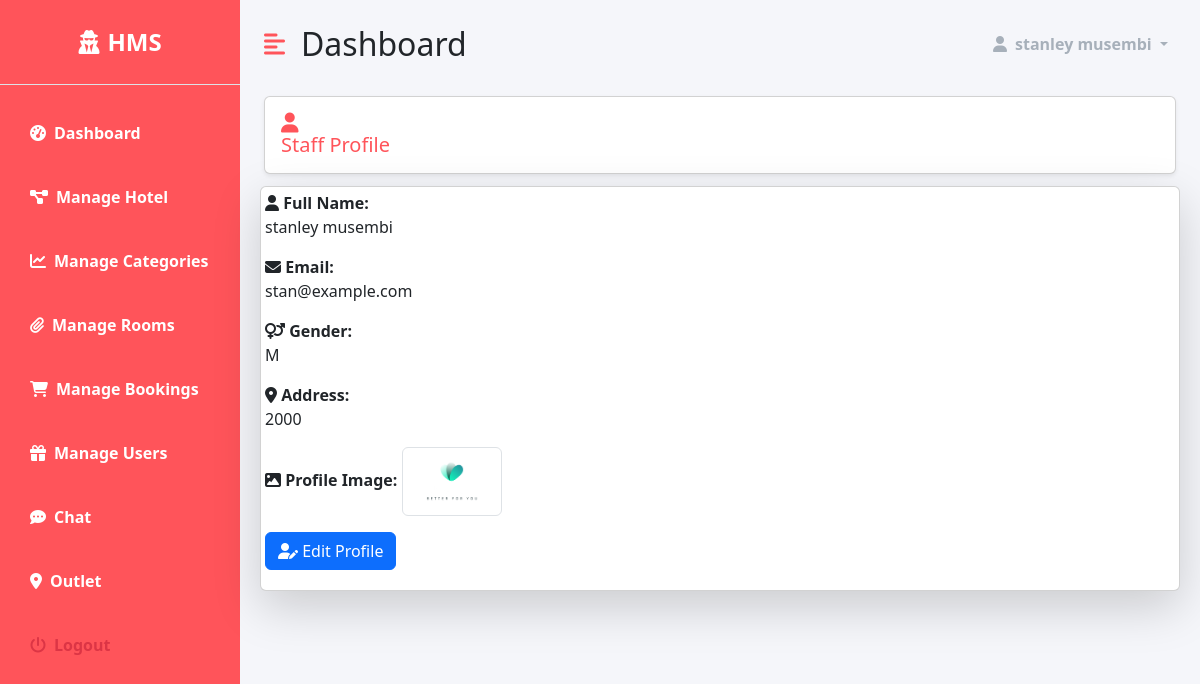
Page /dashboard/profile/ (signed in) on the committed database.
### accounts/models.py (models this page shows, shortened)
class CustomUser(AbstractUser):
    email = models.EmailField(unique=True)
    gender = models.CharField(max_length=1,  blank=True, null=True)
    address = models.CharField(max_length=255, blank=True, null=True)
    image = models.ImageField(upload_to="user_images", blank=True, null=True)
    username = None
    objects = CustomUserManager()
    USERNAME_FIELD = 'email'
    REQUIRED_FIELDS = []

### dashboard/views.py (the view)
# urls.py: path('profile/' , profile , name='profile'),
@login_required(login_url='accounts:login')
@staff_member_required(login_url='accounts:login')
def profile(request):
    try:
        user = CustomUser.objects.get(id=request.user.id)
        context = {
            'user': user,
        }
        return render(request, 'dashboard/users/profile.html', context)
    except CustomUser.DoesNotExist:
        error_message = 'User does not exist'
        return HttpResponseRedirect(reverse('dashboard:home') + f'?error_message={error_message}')

### templates/dashboard/users/profile.html (shortened to what this page needs)
{% extends 'dashboard/base.html' %}
{% load static %}
{% block content %}
    <div class="row">
        <div class="col-md-12">
            <h5 class="m-2 primary-text card shadow-sm p-3">
                <i class="fas fa-user"></i> Staff Profile
            </h5>
        </div>
    </div>
    <div class="card shadow-lg m-1">
        <div class="col-md-12 p-1">
            <div class="mb-3">
                <label class="fw-bold">
                    <i class="fas fa-user"></i> Full Name:
                </label>
                <p>{{ user.get_full_name }}</p>
            </div>
            <div class="mb-3">
                <label class="fw-bold">
                    <i class="fas fa-envelope"></i> Email:
                </label>
                <p>{{ user.email }}</p>
            </div>
            <div class="mb-3">
                <label class="fw-bold">
                    <i class="fas fa-venus-mars"></i> Gender:
                </label>
                <p>{{ user.gender }}</p>
            </div>
            <div class="mb-3">
                <label class="fw-bold">
                    <i class="fas fa-map-marker-alt"></i> Address:
                </label>
                <p>{{ user.address }}</p>
            </div>
            <div class="mb-3">
                <label class="fw-bold">
                    <i class="fas fa-image"></i> Profile Image:
                </label>
                {% if user.image %}
                    <img src="{{ user.image.url }}" alt="{{ user.get_full_name }}" class="img-thumbnail" width="100px">
                {% else %}
                    <p>No profile image available.</p>
                {% endif %}
            </div>
            <div class="mb-3">
                <a href="{% url 'dashboard:profile-details'%}" class="btn btn-primary">
                    <i class="fas fa-user-edit"></i> Edit Profile
                </a>
            </div>
        </div>
    </div>
{% endblock %}

### templates/dashboard/base.html (shortened to what this page needs)
{% load  static %}
<!DOCTYPE html>
<html lang="en">
<head>
      <link href="https://cdn.jsdelivr.net/npm/bootstrap@5.3.2/dist/css/bootstrap.min.css"
            rel="stylesheet"
>
    <link rel="stylesheet" href="https://cdnjs.cloudflare.com/ajax/libs/font-awesome/6.5.1/css/all.min.css"
 />
    <link rel="stylesheet" type="text/css" href="https://cdn.datatables.net/1.11.5/css/jquery.dataTables.css">
    <link rel="stylesheet" href="{%  static 'dashboard/style.css' %}">
</head>
<body>
      <div class="d-flex" id="wrapper">
        <div class="primary-bg" id="sidebar-wrapper">
            <div class="sidebar-heading text-center py-4  text-white fs-4 fw-bold text-uppercase border-bottom"><i
                    class="fas fa-user-secret me-2"></i>HMS</div>
            <div class="list-group list-group-flush my-3">
                <a href="{% url 'dashboard:dashboard-index' %}" class="list-group-item list-group-item-action bg-transparent text-white active"><i
                        class="fas fa-tachometer-alt me-2"></i>Dashboard</a>
                <a href="{% url 'dashboard:manage-hotel' %}" class="list-group-item list-group-item-action bg-transparent text-white fw-bold"><i
                        class="fas fa-project-diagram me-2"></i>Manage Hotel</a>
                <a href="{% url 'dashboard:manage-categories' %}" class="list-group-item list-group-item-action bg-transparent text-white fw-bold"><i
                        class="fas fa-chart-line me-2"></i>Manage Categories</a>
                <a href="{% url 'dashboard:manage-rooms' %}" class="list-group-item list-group-item-action bg-transparent text-white fw-bold"><i
                        class="fas fa-paperclip me-2"></i>Manage Rooms</a>
                <a href="{% url 'dashboard:manage-bookings' %}" class="list-group-item list-group-item-action bg-transparent text-white fw-bold"><i
                        class="fas fa-shopping-cart me-2"></i>Manage Bookings</a>
                <a href="{% url 'dashboard:manage-users' %}" class="list-group-item list-group-item-action bg-transparent text-white fw-bold"><i
                        class="fas fa-gift me-2"></i>Manage Users</a>
                <a href="#" class="list-group-item list-group-item-action bg-transparent text-white fw-bold"><i
                        class="fas fa-comment-dots me-2"></i>Chat</a>
                <a href="#" class="list-group-item list-group-item-action bg-transparent text-white fw-bold"><i
                        class="fas fa-map-marker-alt me-2"></i>Outlet</a>
                <a href="#" class="list-group-item list-group-item-action bg-transparent text-danger fw-bold"><i
                        class="fas fa-power-off me-2"></i>Logout</a>
            </div>
        </div>
        <div id="page-content-wrapper">
            <nav class="navbar navbar-expand-lg navbar-light bg-transparent py-4 px-4">
                <div class="d-flex align-items-center">
                    <i class="fas fa-align-left primary-text fs-4 me-3" id="menu-toggle"></i>
                    <h2 class="fs-2 m-0">Dashboard</h2>
                </div>
                <div class="collapse navbar-collapse" id="navbarSupportedContent">
                    <ul class="navbar-nav ms-auto mb-2 mb-lg-0">
                        <li class="nav-item dropdown">
                            <a class="nav-link dropdown-toggle second-text fw-bold" href="#" id="navbarDropdown"
                                role="button" data-bs-toggle="dropdown" aria-expanded="false">
                                <i class="fas fa-user me-2"></i>{{user.get_full_name}}
                            </a>
                        </li>
                    </ul>
                </div>
            </nav>
            <div class="container-fluid px-3">
                {% block content %}
                 {% endblock content %}
            </div>
        </div>
    </div>
</body>
</html>

### static/dashboard/style.css (style rules this page uses)
:root { --main-bg-color: #ff545a; --main-text-color: #ff545a; --second-text-color : #a7b0ba; --second-bg-color : #f5f6fa; }
.primary-text { color: var(--main-text-color); }
.second-text { color: var(--second-text-color); }
.primary-bg { background-color: var(--main-bg-color); }
#wrapper { overflow-x: hidden; background-color:var(--second-bg-color); }
#sidebar-wrapper { min-height: 100vh; margin-left: -15rem; -webkit-transition: margin 0.25s ease-out; -moz-transition: margin 0.25s ease-out; -o-transition: margin 0.25s ease-out; transition: margin 0.25s ease-out; }
#sidebar-wrapper .sidebar-heading { padding: 0.875rem 1.25rem; font-size: 1.2rem; }
#sidebar-wrapper .list-group { width: 15rem; }
#page-content-wrapper { min-width: 100vw; }
#menu-toggle { cursor: pointer; }
.list-group-item { border: none; padding: 20px 30px; color: white; font-weight: bold; }
.list-group-item.active { background-color: transparent; font-weight: bold; border: none; }
@media (min-width: 768px) { #sidebar-wrapper { margin-left: 0; } }
@media (min-width: 768px) { #page-content-wrapper { min-width: 0; width: 100%; } }

### rows in the picture
CustomUser: get_full_name "stanley musembi", email "stan@example.com", gender "M", address "2000", image (picture)
